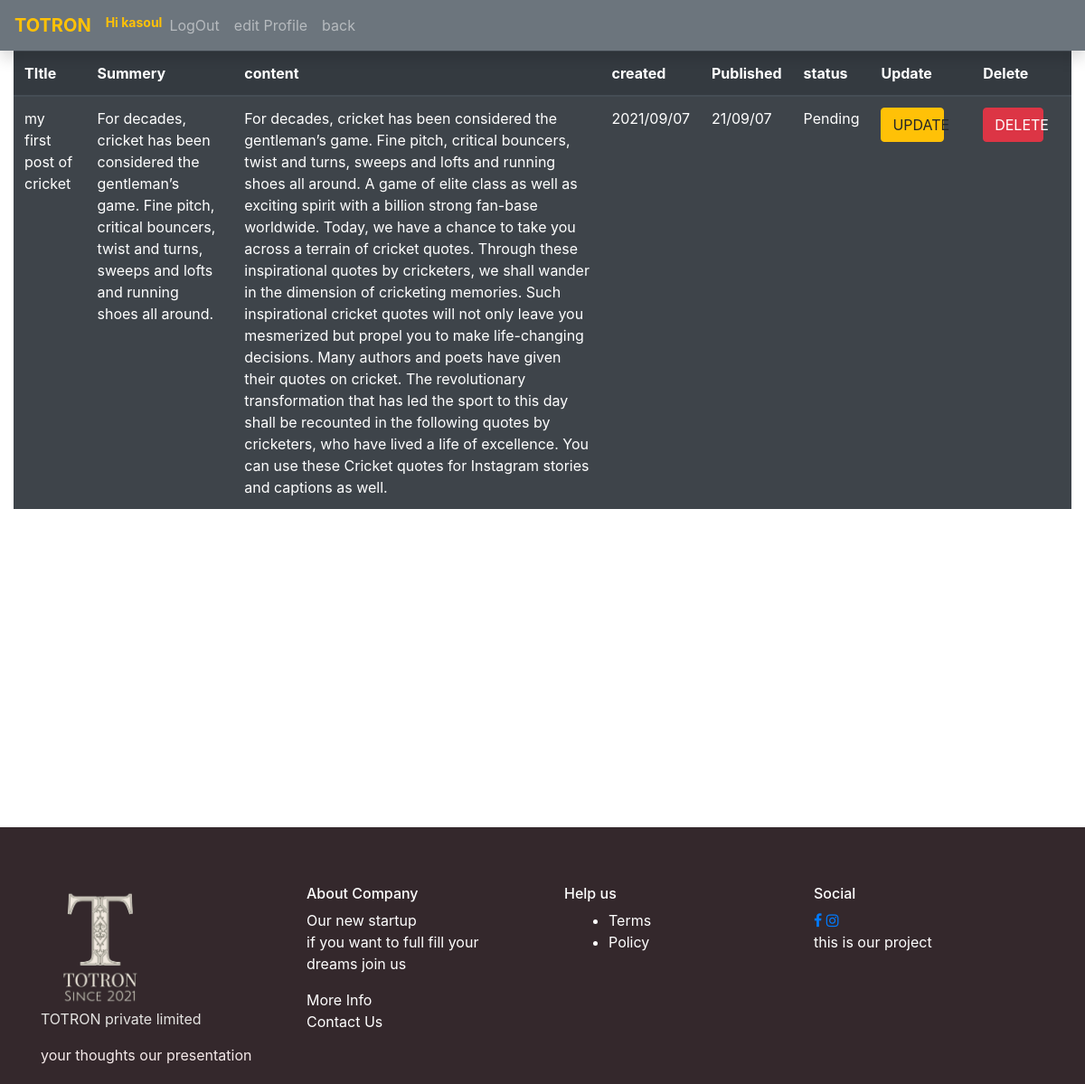
Page /vlog_view.php (signed in) on the committed database.
### tables this page shows
CREATE TABLE `post` (
  `post_id` int(11) NOT NULL,
  `vlogger_id` int(11) NOT NULL,
  `title` varchar(255) NOT NULL,
  `summery` varchar(255) NOT NULL,
  `content` text NOT NULL,
  `published_at` varchar(255) NOT NULL,
  `created_at` varchar(255) NOT NULL,
  `updated_at` varchar(255) NOT NULL,
  `img_path` varchar(255) NOT NULL,
  `status` enum('Pending','Approved','Rejected') NOT NULL,
  `fname` varchar(255) NOT NULL,
  `p_like` int(100) NOT NULL DEFAULT 0
);

### vlog_view.php (the view, shortened to what this page needs)
<?php require('config.php'); ?>
<!DOCTYPE html>
<html lang="en">
<head>
    <link rel="stylesheet" href="https://cdn.jsdelivr.net/npm/bootstrap@4.6.0/dist/css/bootstrap.min.css">
     <link rel="stylesheet" href="https://cdnjs.cloudflare.com/ajax/libs/font-awesome/4.7.0/css/font-awesome.min.css">
</head>
<body>
    <nav class="navbar navbar-expand-lg navbar-dark bg-secondary shadow">
        <a class="navbar-brand font-weight-bold text-warning font-weight-bold" href="main.php">TOTRON</a>
        <div class="collapse navbar-collapse" id="myNavBar">
            <ul class="navbar-nav mr-auto">
            <li class="nav-item">
                <h4 class="text-warning" style="padding-top:15%;font-family: -apple-system, BlinkMacSystemFont, 'Segoe UI', Roboto, Oxygen, Ubuntu, Cantarell, 'Open Sans', 'Helvetica Neue', sans-serif; font-size: 14px;"tabindex="-1"><strong>Hi <?php
                        echo ($_SESSION['u_info']['first_name']);
                        ?></strong></h4>
                </li>
                <li class="nav-item ">
                    <a class="nav-link" href="logout.php" tabindex="-1">LogOut</a>
                </li>
                <li class="nav-item ">
                    <a class="nav-link" href="edit_profile.php" tabindex="-1">edit Profile</a>
                </li>
                <li class="nav-item ">
                    <a class="nav-link" href="post.php" tabindex="-1">back</a>
                </li>
            </ul>
        </div>
    </nav>
    <div class="container-fluid">
    <?php
     $vlogger_id=$_SESSION['u_info']['vlogger_id'];
    $src = "SELECT * FROM post WHERE vlogger_id=$vlogger_id";
    $rs = mysqli_query($con, $src) or die(mysqli_error($con));
    if (mysqli_num_rows($rs) > 0) {
    ?>
    <table class="table table-dark table-striped" >
            <thead>
                <tr>
                    <th >TItle</th>
                    <th >Summery</th>
                    <th >content</th>
                    <th>created </th>
                    <th >Published</th>
                    <th >status</th>
                    <th>Update</th>
                    <th >Delete</th>
                </tr>
            </thead>
            <tbody>
                <?php
                while ($rec = mysqli_fetch_assoc($rs)) {
                ?>
                    <tr>
                        <td><?php echo $rec['title'] ?></td>
                        <td><?php echo $rec['summery']?></td>
                        <td><?php echo $rec['content']?></td>
                        <td><?php echo $rec['created_at'] ?></td>
                        <td><?php echo $rec['published_at'] ?></td>
                        <td><?php echo $rec['status'] ?></td>
                        <td><a href="update.php?post_id=<?php echo $rec['post_id']?>"><button class="btn btn-warning" style="width:78%;"  value="update">UPDATE</button></a></td>
                        <td><a onClick="return confirm('do you want to delete this employee data')" href="Delete.php?post_id=<?php echo $rec['post_id']?>"><button class="btn btn-danger" style="width:78%;"  value="delete">DELETE</button></a></td>
                    </tr>
                <?php
                }
                ?>
            </tbody>
        </table>
    <?php
    } else {
        echo "<div class='container' style='padding-top:30%;padding-right:10%'>
        <div class='alert alert-danger'><strong>NO POST FOUND </strong></div></div>";
    }
    ?>
    <br>
    </div>
<div style="padding-top:26%">
<div class="container-fluid " style="background-color: #34282C;padding-top:3%;">
    <footer class="container-fluid py-1">
        <br>
        <div class="container">
           <div class="row">
              <div class="col-md-6">
                 <div class="row">
                    <div class="col-md-6 ">
                       <div class="logo-part">
                          <img src="company.jpg" class="w-50 logo-footer">
                          <p style="color:#E5E4E2">TOTRON private limited</p>
                          <p style="color:rgb(245, 234, 234);">your thoughts our presentation</p>
                       </div>
                    </div>
                    <div class="col-md-6 px-4">
                       <h6 style="color:white;"> About Company</h6>
                       <p style="color:white;">Our new startup <br>if you want to full fill your dreams join us </p>
                       <a href="#" class="btn-footer" style="color:white;"> More Info </a><br>
                       <a href="#" class="btn-footer" style="color:white;"> Contact Us</a>
                    </div>
                 </div>
              </div>
              <div class="col-md-6">
                 <div class="row">
                    <div class="col-md-6 px-4">
                       <h6 style="color:white;"> Help us</h6>
                       <div class="row ">
                          <div class="col-md-6 px-4">
                             <ul>
                                <li style="color:white;"> <a href="#"style="color:white;"> Terms</a> </li>
                                <li style="color:white;"> <a href="#" style="color:white;"> Policy</a> </li>
                             </ul>
                          </div>
                       </div>
                    </div>
                    <div class="col-md-6 ">
                       <h6 style="color:white;">Social</h6>
                       <div class="social">
                          <a href="#"><i class="fa fa-facebook" aria-hidden="true"></i></a>
                          <a href="#"><i class="fa fa-instagram" aria-hidden="true"></i></a>
                       </div>
                       <p style="color:white;">this is our  project</p>
                    </div>
                 </div>
              </div>
           </div>
        </div>
        </footer>
    </div>
</div>
</body>
</html>

### rows in the picture
post: title "my first post of cricket", summery "For decades, cricket has been considered the gentleman’s game. Fine pitch, critical bouncers, twist and turns, sweeps and lofts and running shoes all around.", content "For decades, cricket has been considered the gentleman’s game. Fine pitch, critical bouncers, twist and turns, sweeps and lofts and running shoes all around. A game of elite class as well as exciting spirit with a billion strong fan-base worldwide. Today, we have a chance to take you across a terrain of cricket quotes. Through these inspirational quotes by cricketers, we shall wander in the dimension of cricketing memories. Such inspirational cricket quotes will not only leave you mesmerized but propel you to make life-changing decisions. Many authors and poets have given their quotes on cricket. The revolutionary transformation that has led the sport to this day shall be recounted in the…", created_at "2021/09/07", published_at "21/09/07", status "Pending"

### other values in the picture
$_SESSION['u_info']['first_name'] "kasoul"
